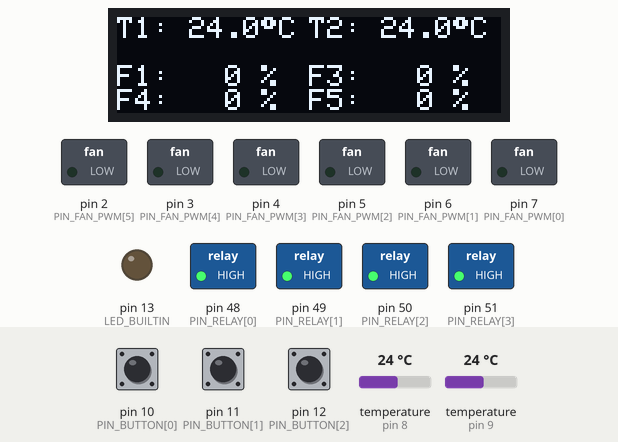
This sketch was run on a simulated Arduino Mega 2560, built with avr-gcc and run on an emulated ATmega2560. On the bench: 128×32 one-colour display, switched loads named in the sketch (green lamp = pin HIGH), output pins drawn as LEDs (lit = HIGH). The test bench sets the inputs (shaded band); at power-on: pin 10 (PIN_BUTTON[0]) HIGH, pin 12 (PIN_BUTTON[2]) HIGH, temperature (sensors on pin 8, pin 9) 24 °C, pin 11 (PIN_BUTTON[1]) HIGH.

Above: at 5.5 s.
5.6 s: pin 10 (PIN_BUTTON[0]) pulled LOW for 3.2 s
At 8.4 s:
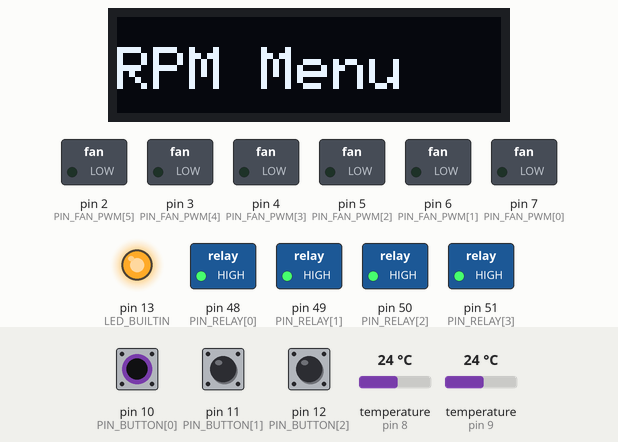
11.1 s: pin 12 (PIN_BUTTON[2]) pulled LOW for 1.9 s
At 13.9 s:
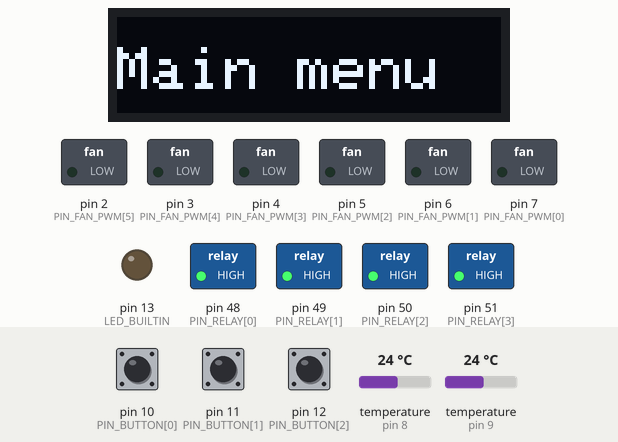
17.6 s: temperature (sensor on pin 8) set to 29.7 °C
At 19.8 s:
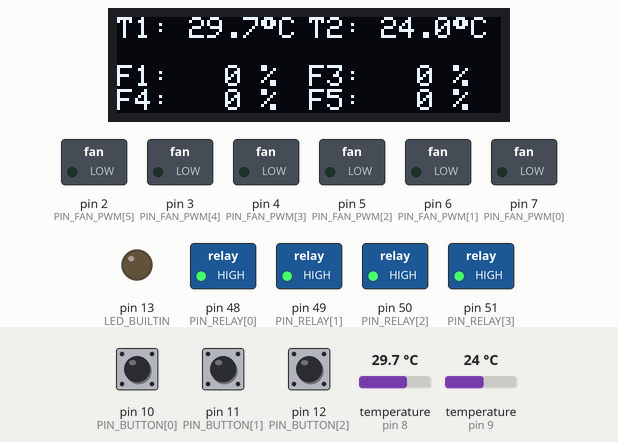
20.7 s: temperature (sensor on pin 8) set to 30.1 °C
At 24.3 s:
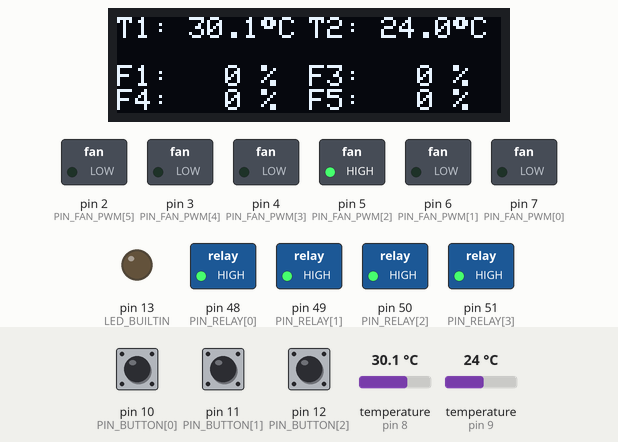
26.9 s: pin 12 (PIN_BUTTON[2]) pulled LOW for 1.9 s
At 29.7 s:
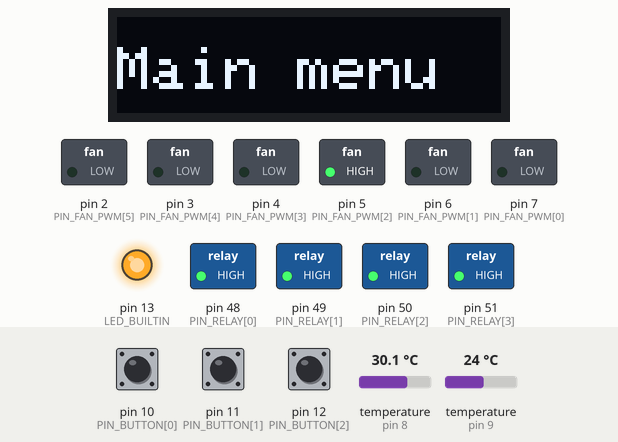
33.0 s: temperature (sensor on pin 9) set to 24.8 °C
At 35.2 s:
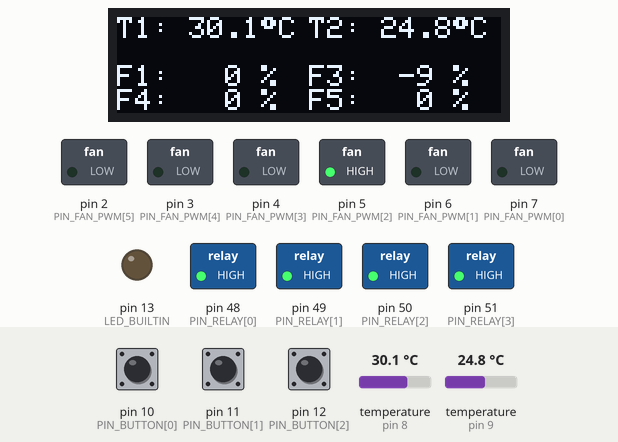
36.1 s: temperature (sensor on pin 9) set to 25.5 °C
Timing chart, 0 to 39.1 s (numbered marks = the images above; inputs shaded):
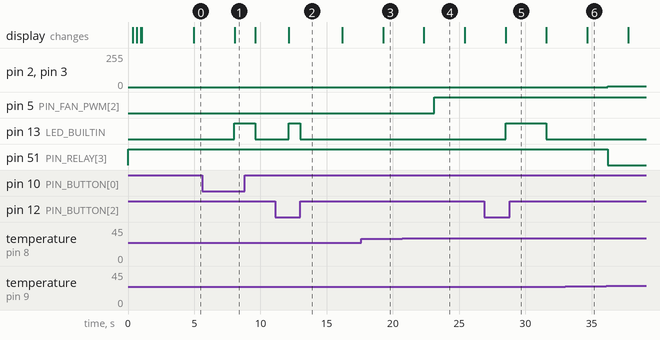

Measured:
- the behaviour switches between 30 and 30.1 °C on temperature (sensor on pin 8) (found by bisection; images 3 and 4)
- after the input at 5.6 s, pin 13 (LED_BUILTIN): LOW → HIGH after 2.4 s, → LOW 1.6 s later; the display: changes after 2.5 s (image 1)
- after the input at 11.1 s, pin 13 (LED_BUILTIN): LOW → HIGH after 1.0 s, → LOW 0.87 s later; the display: changes after 1.0 s (image 2)
- after the input at 17.6 s, the display: changes after 1.7 s (image 3)
- after the input at 20.7 s, pin 5 (PIN_FAN_PWM[2]): LOW → HIGH after 2.4 s; the display: changes after 1.6 s (image 4)
- after the input at 26.9 s, pin 13 (LED_BUILTIN): LOW → HIGH after 1.6 s, → LOW 3.1 s later; the display: changes after 1.6 s (image 5)
- after the input at 33.0 s, the display: changes after 1.7 s (image 6)
- after the input at 36.1 s, pin 2 (PIN_FAN_PWM[5]), pin 3 (PIN_FAN_PWM[4]): 0/255 → 7/255 after 0.09 s; pin 51 (PIN_RELAY[3]): HIGH → LOW after 0.09 s

The sketch:

Fan.ino
```cpp
/**
 * LED Board controller
 * Tim Peters
 * FaimMedia B.V.
**/

#include <SPI.h>
#include <Wire.h>
#include <Adafruit_GFX.h>
#include <Adafruit_SSD1306.h>
#include <DallasTemperature.h>

/**
 * Temperature pins
 */
#define PIN_TEMPERATURE_1 8
#define PIN_TEMPERATURE_2 9

/**
 * Relay pins
 */
const int PIN_RELAY[4] = {
	48,
	49,
	50,
	51,
};

/**
 * Fan PMW pins (write speed)
 * (must be analog pins)
 */
const int PIN_FAN_PWM[6] = {
	7,
	6,
	5,
	4,
	3,
	2,
};

/**
 * Fan sensor pins (read speed)
 */
const int PIN_FAN_SENSOR[6] = {
	22,
	24,
	26,
	28,
	30,
	32,
};

/**
 * Buttons
 */
const int PIN_BUTTON[3] = {
	10,  // Green
	11,  // Yellow
	12,  // Red
};

/**
 * Fan groups
 */
const int FAN_GROUP[4][2] = {
	{0,  1},
	{2, -1},
	{3, -1},
	{4,  5},
};

/**
 * Timeout between occurance
 */
const int MS_BUTTON = 50;

/**
 * Variables
 */

unsigned long lastTemperatureTime = 0;
unsigned long lastButtonTime = 0;

float lastTemperature[2] = {
	0,
	0,
};

float sumTemperature[2] = {
	0,
	0,
};

float maxTemperature[2] = {
	0,
	0,
};

int sequenceTemperature[2] = {
	0,
	0,
};

int lastButtonValue[3] = {
	HIGH,
	HIGH,
	HIGH,
};

unsigned long lastButtonMs[3] = {
	0,
	0,
	0,
};

int fanSpeed[6] = {
	false,
	false,
	false,
	false,
	false,
	false,
};

unsigned long fanSpeedRpm[6] = {
	0, 0, 0, 0, 0, 0,
};

unsigned long int fanSpeedRpmTime[6] = {
	0, 0, 0, 0, 0, 0,
};

bool tempActive[2] = {
	true,
	true,
};

/**
 * The time in micro seconds the fan speed should update
 **/
const int MS_FAN_SPEED_RPM = 2000;

/**
 * The time in micro seconds the display should update
 **/
const int MS_DISPLAY_CHANGE = 500;

/**
 * The time in micro seconds the fans should update on temperature changes
 **/
const int MS_FAN_CHANGE = 1000;


const int MENU_ITEM_MAIN = 0;
const int MENU_ITEM_RPM = 1;
const int MENU_ITEM_TEMP = 2;
const int MENU_ITEM_TEMP_MAX = 3;

int menuItem = 0;
long menuChange = 0;

unsigned long nextDisplayChange = 0;
unsigned long nextFanChange = 0;

/**
 * Init Libraries
 **/
Adafruit_SSD1306 display(128, 32, &Wire, -1);

OneWire oneWire[2] = {
	OneWire(PIN_TEMPERATURE_1),
	OneWire(PIN_TEMPERATURE_2),
};

DallasTemperature sensor[2] = {
	DallasTemperature(&oneWire[0]),
	DallasTemperature(&oneWire[1]),
};

/**
 * METHODS
 **/

/**
 * Number format
 **/
String numberFormat(float value, int length, int decimal)
{
	char valueOut[length];
	dtostrf(value, length - 1, 1, valueOut);

	return String(valueOut);
}

/**
 * Simple zero fill (strpad) method
 */
String zeroFill(int number, unsigned int padCount = 3, String padChar = "0")
{
	String string = String(number);

	while(string.length() < padCount) {
		string = padChar + string;
	}

	return string;
}

/**
 * Show changed menu item
 **/
void setMenuItem()
{
	display.clearDisplay();
	display.setCursor(0, 10);
	display.setTextSize(2);

	if (menuItem == MENU_ITEM_RPM) {
		display.print("RPM Menu");
	}

	if (menuItem == MENU_ITEM_TEMP) {
		display.print("Temp");
	}

	if (menuItem == MENU_ITEM_TEMP_MAX) {
		display.print("Temp Max");
	}

	if (menuItem == MENU_ITEM_MAIN) {
		display.print("Main menu");
	}

	display.display();
}

/**
 * Create display
 **/
void createDisplay()
{
	display.clearDisplay();
	display.setCursor(0, 0);

	if (menuItem == MENU_ITEM_TEMP) {
		for (int i = 0; i < 2; i++) {
			float temp = getTemperature(i);

			display.setCursor(0, i * 16);
			display.setTextSize(2);

			display.print("T");
			display.print(i + 1);
			display.print(": ");
			display.print(numberFormat(temp, 5, 1));
			display.print("");
			display.print((char)247);
			display.print("C");
		}
	}

	if (menuItem == MENU_ITEM_TEMP_MAX) {
		for (int i = 0; i < 2; i++) {
			float temp = getTemperature(i);

			display.setCursor(0, i * 16);
			display.setTextSize(2);

			display.print(numberFormat(temp, 4, 1));
			display.print("  ");
			display.print(numberFormat(maxTemperature[i], 4, 1));
		}
	}

	if (menuItem == MENU_ITEM_MAIN) {
		display.setTextSize(1);

		// temp sensor 1
		for (int i = 0; i < 2; i++) {
			display.setCursor(i * 64, 0);

			float temp = getTemperature(i);

			display.print("T");
			display.print(i + 1);
			display.print(": ");
			display.print(numberFormat(temp, 5, 1));
			display.print("");
			display.print((char)247);
			display.print("C");
		}

		// set fan group percentage
		int y = 16;
		int fanIndexes[4] = {0, 2, 3, 4};
		for (int i = 0; i < 4; i++)
		{
			int fanIndex = fanIndexes[i];

			display.setCursor((i % 2) * 64, y);

			display.print("F");
			display.print(fanIndex + 1);
			display.print(": ");
			display.print(zeroFill(fanSpeed[fanIndex], 3, " "));
			display.print(" %");

			if (i % 2) {
				y += 8;
			}
		}
	}

	if (menuItem == MENU_ITEM_RPM) {
		display.setTextSize(1);

		int y = 0;
		for (int i = 0; i < 6; i++) {
			display.setCursor((i % 2) * 64, y);

			long int speed = getFanSpeed(i);

			display.print("");
			display.print(i + 1);
			display.print(":");
			display.print(zeroFill(speed, 4, " "));
			display.print("RPM");

			if (i % 2) {
				y += 11;
			}
		}
	}

	display.display();

	nextDisplayChange = millis() + MS_DISPLAY_CHANGE;
}

/**
 * Initialize relais
 */
void initRelais()
{
	for(int i = 0; i < 4; i++) {
		pinMode(PIN_RELAY[i], OUTPUT);
		digitalWrite(PIN_RELAY[i], HIGH);
	}
}

/**
 * Initialize buttons
 */
void initButtons()
{
	pinMode(PIN_BUTTON[0], INPUT_PULLUP);
	pinMode(PIN_BUTTON[1], INPUT_PULLUP);
	pinMode(PIN_BUTTON[2], INPUT_PULLUP);
}

/**
 * Initialize fans
 */
void initFans()
{
	for(int i = 0; i < 6; i++) {
		pinMode(PIN_FAN_PWM[i], OUTPUT);
		pinMode(PIN_FAN_SENSOR[i], INPUT);

		digitalWrite(PIN_FAN_SENSOR[i], HIGH);
	}
}

/**
 * Get temperature
 **/
float getTemperature(int index)
{
	if (millis() > lastTemperatureTime || !lastTemperature[index] ) {
		sensor[index].requestTemperatures();

		float temp = sensor[index].getTempCByIndex(0);

		if (temp > 0) {
			lastTemperature[index] = temp;
		}
	}

	return lastTemperature[index];
}

/**
 * Set loading screen
 */
void setLoading()
{
	int y = 24;
	int h = 6;

	// set bar
	display.drawRect(2, y, display.width()-2, h, SSD1306_WHITE);
	display.display();

	for(int i = 3; i < display.width()-3; i++) {

		display.fillRect(i, y, i + 1, h, SSD1306_WHITE);
		display.display();

		if(20 - i < 10) {
			delay(1);
		} else {
			delay(20 - i);
		}
	}
}

/**
 * Check if button value has changed
 */
bool checkButtonValue(int index)
{
	int buttonValue = digitalRead(PIN_BUTTON[index]);

	if (buttonValue != lastButtonValue[index] && millis() > lastButtonMs[index] + MS_BUTTON) {
		lastButtonValue[index] = buttonValue;
		lastButtonMs[index] = millis();

		digitalWrite(LED_BUILTIN, LOW);

		if(buttonValue == LOW) {
			digitalWrite(LED_BUILTIN, HIGH);

			return true;
		}
	}

	return false;
}

/**
 * Set fan group speed
 */
void setFanGroupSpeed(int index, int speed)
{
	// set relay
	int relayValue = HIGH;
	if(speed > 0) {
		relayValue = LOW;
	}

	if (speed > 100) {
		speed = 100;
	}

	double increment = 2.55;
	int rSpeed = speed * increment;

	digitalWrite(PIN_RELAY[index], relayValue);

	for (int i = 0; i < 2; i++) {
		int fanIndex = FAN_GROUP[index][i];

		if (fanIndex == -1) {
			continue;
		}

		fanSpeed[fanIndex] = speed;

		analogWrite(PIN_FAN_PWM[fanIndex], rSpeed);
	}
}

/**
 * Get fan speed in RPM
 */
long int getFanSpeed(int index)
{
	if (millis() < fanSpeedRpmTime[index]) {
		return fanSpeedRpm[index];
	}

	fanSpeedRpmTime[index] = millis() + MS_FAN_SPEED_RPM;

	if (!fanSpeed[index]) {
		fanSpeedRpm[index] = 0;

		return 0;
	}

	long int rpm = 0;
	int pin = PIN_FAN_SENSOR[index];

	//unsigned long pulseDuration = analogRead(pin);

	long int pulseDuration = pulseIn(pin, LOW);
	double frequency = 1000000 / pulseDuration;

	rpm = frequency / 4 * 60;

	fanSpeedRpm[index] = rpm;

	return rpm;
}

/**
 * Test which fan is connected to which relay
 **/
void testFanRelay()
{
	int prevRelay = -1;
	int prev = -1;
	for (int i = 0; i < 6; i++)
	{
		if (prev > -1) {
			analogWrite(PIN_FAN_PWM[prev], 0);
		}

		analogWrite(PIN_FAN_PWM[i], 255);

		prev = i;

		for (int z = 0; z < 4; z++) {
			if (prevRelay >= 0) {
				digitalWrite(PIN_RELAY[prevRelay], HIGH);
			}

			digitalWrite(PIN_RELAY[z], LOW);

			prevRelay = z;

			display.clearDisplay();
			display.setTextSize(2);
			display.setCursor(0, 0);
			display.print("Fan ");
			display.print(i + 1);

			display.setCursor(0, 16);
			display.print("Relay ");
			display.print(z + 1);

			display.display();

			delay(5000);
		}
	}

	while(1);
}

/**
 * Get average temperature
 **/
float getAvgTemperature (int index) {

	float temp = getTemperature(index);

	if (temp > maxTemperature[index]) {
		maxTemperature[index] = temp;
		sumTemperature[index] = 0;
		sequenceTemperature[index] = 0;

		return temp;
	}

	sumTemperature[index] += temp;
	sequenceTemperature[index]++;

	if (sequenceTemperature[index] >= 30) {
		float avg = sumTemperature[index] / sequenceTemperature[index];
		maxTemperature[index] = avg;

		// reset avg
		sumTemperature[index] = 0;
		sequenceTemperature[index] = 0;

		return avg;
	}

	return maxTemperature[index];
}

/**
 * APPLICATION
 **/

/**
 * Setup method
 **/
void setup()
{
	/**
	 * Set relais
	 **/
	initRelais();

	/**
	 * Set buttons
	 */
	initButtons();

	/**
	 * Set fans
	 */
	initFans();

	/**
	 * Set internal LED
	 */
	pinMode(LED_BUILTIN, OUTPUT);
	digitalWrite(LED_BUILTIN, LOW);

	if(!display.begin(SSD1306_SWITCHCAPVCC, 0x3C)) {
		Serial.println(F("SSD1306 allocation failed"));
		for(;;); // Don't proceed, loop forever
	}

	/**
	 * Set display
	 */
	display.clearDisplay();

	display.setTextSize(1);
	display.setTextColor(SSD1306_WHITE);

	display.setCursor(0, 0);
	display.print((char)26);
	display.print(" Created with ");
	display.println((char)3);

	display.setCursor(0, 10);
	display.println("  by FaimMedia");
	display.display();

	setLoading();
}

/**
 * Loop
 */
void loop()
{
	if(checkButtonValue(0)) {
		menuItem++;
		if (menuItem >= 4) {
			menuItem = 0;
		}

		setMenuItem();
		nextDisplayChange = millis() + 1500;
	}

	if(checkButtonValue(1)) {
	}

	if(checkButtonValue(2)) {
		menuItem = 0;
		setMenuItem();
		nextDisplayChange = millis() + 1500;
	}

	int min;
	int max;

	// check fan changes
	if (millis() > nextFanChange) {

		// temp left
		min = 30;
		max = 50;

		float temp = getAvgTemperature(0);
		if (temp > min) {
			float calcSpeed = temp - min;
			calcSpeed = calcSpeed / (max - min) * 100;

			setFanGroupSpeed(0, calcSpeed);
			setFanGroupSpeed(1, calcSpeed - 10);
		} else {
			setFanGroupSpeed(0, 0);
			setFanGroupSpeed(1, 0);
		}

		// temp right
		min = 25;
		max = 40;

		temp = getAvgTemperature(1);
		if (temp > min) {
			float calcSpeed = temp - min;
			calcSpeed = calcSpeed / (max - min) * 100;

			setFanGroupSpeed(3, calcSpeed);
		} else {
			setFanGroupSpeed(3, 0);
		}

		nextFanChange = millis() + MS_FAN_CHANGE;
	}

	if (millis() > nextDisplayChange) {
		createDisplay();
	}
}
```
